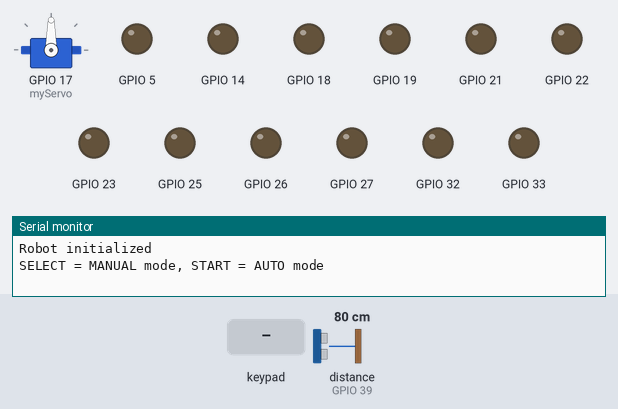
The sketch below on a simulated ESP32. Shown: servo, output pins drawn as LEDs (lit = HIGH), the last lines printed to the serial monitor. The inputs (shaded band) are chosen by the test bench; at power-on: distance to the obstacle (sensor on GPIO 39) 80 cm. The echo pulse lasts 58.3 µs per cm; pins used as bus, display or sensor lines are not drawn.

Above: at 2.2 s.
2.3 s: key '+' pressed
At 2.46 s:
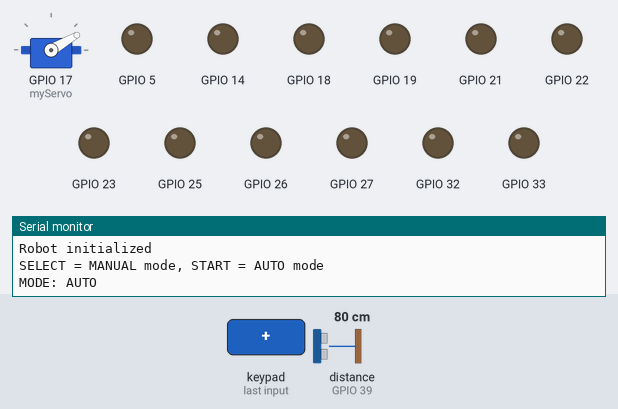
5.3 s: distance to the obstacle (sensor on GPIO 39) set to 46 cm
8.3 s: distance to the obstacle (sensor on GPIO 39) set to 37 cm
At 8.83 s:
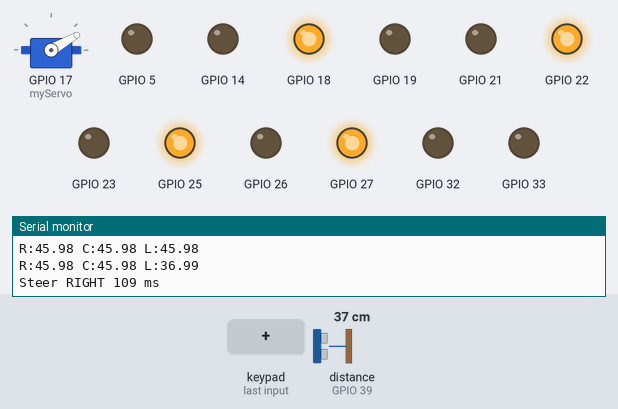
11.3 s: distance to the obstacle (sensor on GPIO 39) set to 28 cm
14.3 s: distance to the obstacle (sensor on GPIO 39) set to 22 cm
At 16.1 s:
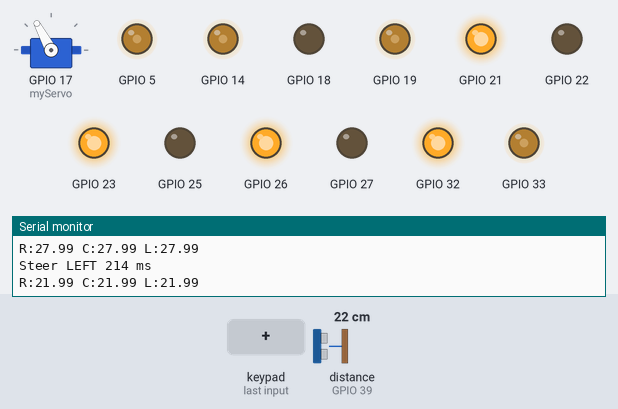
17.3 s: key '-' pressed
At 17.6 s:
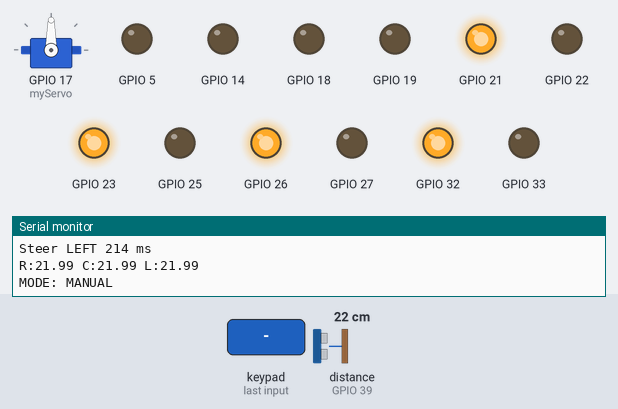
Timing chart, 0 to 19.8 s (numbered marks = the images above; inputs shaded):
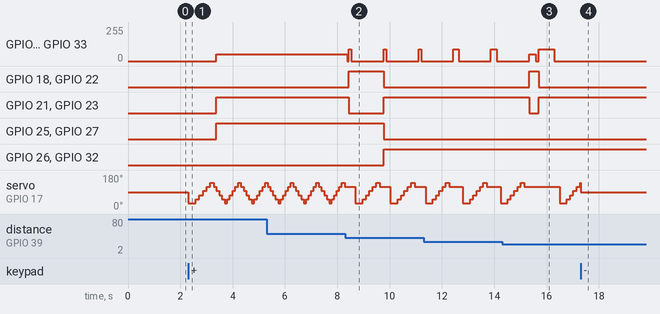

The sketch:

lab3.ino
```cpp
#define CUSTOM_SETTINGS
#define INCLUDE_GAMEPAD_MODULE
#include <DabbleESP32.h>
#include <ESP32Servo.h>

#define TRIG_PIN 13
#define ECHO_PIN 39

const int   MOTOR_SPEED   = 50;
const int   TURN_SPEED    = 90;
const float FRONT_STOP_CM = 25.0;
const float SIDE_WARN_CM  = 40.0;
const float SIDE_MIN_CM   = 12.0;
const float CLEAR_CM      = 35.0;
const int   TURN_90_MS    = 600;
const int   BACKUP_MS     = 250;
const int   SERVO_MIN     = 30;
const int   SERVO_MAX     = 140;
const int   SERVO_STEP    = 10;
const char* BT_NAME       = "Robotic";

const int SCAN_ANGLES[] = {30, 52, 74, 96, 118, 140};
const int NUM_ANGLES    = 6;
float scanDist[NUM_ANGLES];
int   scanIdx = 0;
int   scanDir = 1;
bool  needScan = true;

Servo myServo;
int servoAngle = 90;

bool autoMode = false;
unsigned long lastModeToggle = 0;

bool prevSquare = false;
bool prevCircle = false;

void setup() {
  Serial.begin(115200);

  pinMode(TRIG_PIN, OUTPUT);
  pinMode(ECHO_PIN, INPUT);

  myServo.attach(17);
  setServo(90);

  Dabble.begin(BT_NAME);

  pinMode(25, OUTPUT); pinMode(26, OUTPUT);
  ledcSetup(4, 20000, 8); ledcAttachPin(33, 4);
  pinMode(27, OUTPUT); pinMode(32, OUTPUT);
  ledcSetup(5, 20000, 8); ledcAttachPin(14, 5);
  pinMode(18, OUTPUT); pinMode(21, OUTPUT);
  ledcSetup(6, 20000, 8); ledcAttachPin(5, 6);
  pinMode(22, OUTPUT); pinMode(23, OUTPUT);
  ledcSetup(7, 20000, 8); ledcAttachPin(19, 7);

  for (int i = 0; i < NUM_ANGLES; i++) scanDist[i] = 400.0;

  stopMotors();
  delay(1000);
  Serial.println("Robot initialized");
  Serial.println("SELECT = MANUAL mode, START = AUTO mode");
}

void loop() {
  Dabble.processInput();
  checkModeButtons();

  if (autoMode) {
    autoMode_Navigate();
  } else {
    manualMode_Control();
  }
}

// ===== MODE SWITCHING =====
void checkModeButtons() {
  if (millis() - lastModeToggle < 500) return;

  // SELECT -> MANUAL
  if (GamePad.isSelectPressed() && autoMode) {
    autoMode = false;
    lastModeToggle = millis();
    stopMotors();
    setServo(90);
    Serial.println("MODE: MANUAL");
  }
  // START -> AUTO
  else if (GamePad.isStartPressed() && !autoMode) {
    autoMode = true;
    lastModeToggle = millis();
    stopMotors();
    needScan = true;                  // scan surroundings before moving
    Serial.println("MODE: AUTO");
  }
}

bool waitMs(unsigned long ms) {
  unsigned long t = millis();
  while (millis() - t < ms) {
    Dabble.processInput();
    checkModeButtons();
    if (!autoMode) return false;
    delay(5);
  }
  return true;
}

void setServo(int angle) {
  servoAngle = constrain(angle, SERVO_MIN, SERVO_MAX);
  myServo.write(servoAngle);
}

void manualMode_Control() {
  if (GamePad.isUpPressed())         moveForward();
  else if (GamePad.isDownPressed())  moveBackward();
  else if (GamePad.isLeftPressed())  turnLeft();
  else if (GamePad.isRightPressed()) turnRight();
  else                               stopMotors();

  bool sq = GamePad.isSquarePressed();
  if (sq && !prevSquare) {
    setServo(servoAngle + SERVO_STEP);
    Serial.print("Servo: "); Serial.println(servoAngle);
  }
  prevSquare = sq;

  bool ci = GamePad.isCirclePressed();
  if (ci && !prevCircle) {
    setServo(servoAngle - SERVO_STEP);
    Serial.print("Servo: "); Serial.println(servoAngle);
  }
  prevCircle = ci;

  if (GamePad.isCrossPressed()) {
    setServo(30);
    Serial.println("Servo: 30");
  }
  if (GamePad.isTrianglePressed()) {
    setServo(140);
    Serial.println("Servo: 140");
  }

  delay(20);
}

float minRange(int a, int b) {
  float m = 999.0;
  for (int i = a; i <= b; i++) {
    if (scanDist[i] < m) m = scanDist[i];
  }
  return m;
}

bool fullScan() {
  for (int i = 0; i < NUM_ANGLES; i++) {
    setServo(SCAN_ANGLES[i]);
    if (!waitMs(i == 0 ? 250 : 100)) return false;
    scanDist[i] = measureDistance();
  }
  scanIdx = NUM_ANGLES - 2;
  scanDir = -1;
  return true;
}

void autoMode_Navigate() {
  if (needScan) {
    stopMotors();
    if (!fullScan()) return;
    needScan = false;
  }

  setServo(SCAN_ANGLES[scanIdx]);
  if (!waitMs(70)) return;
  scanDist[scanIdx] = measureDistance();

  if (scanIdx + scanDir < 0 || scanIdx + scanDir >= NUM_ANGLES) scanDir = -scanDir;
  scanIdx += scanDir;

  float right  = minRange(0, 1);
  float center = minRange(2, 3);
  float left   = minRange(4, 5);

  Serial.print("R:"); Serial.print(right);
  Serial.print(" C:"); Serial.print(center);
  Serial.print(" L:"); Serial.println(left);

  if (center < FRONT_STOP_CM) {
    avoidFront();
    return;
  }

  bool rightClose = right < SIDE_WARN_CM;
  bool leftClose  = left  < SIDE_WARN_CM;

  if (rightClose && (!leftClose || right <= left)) {
    steerAway(true, right);
  } else if (leftClose) {
    steerAway(false, left);
  } else {
    moveForward();
  }
}

void avoidFront() {
  stopMotors();
  if (!waitMs(100)) return;

  moveBackward();
  if (!waitMs(BACKUP_MS)) return;
  stopMotors();
  if (!waitMs(100)) return;

  while (autoMode) {
    turnLeft();
    if (!waitMs(TURN_90_MS)) return;
    stopMotors();
    if (!waitMs(200)) return;

    if (!fullScan()) return;
    float front = minRange(2, 3);
    Serial.print("After turn, front: "); Serial.println(front);
    if (front >= CLEAR_CM) break;
  }
  needScan = false;
}

void steerAway(bool goLeft, float dist) {
  float d = dist;
  if (d < SIDE_MIN_CM)  d = SIDE_MIN_CM;
  if (d > SIDE_WARN_CM) d = SIDE_WARN_CM;

  float closeness = (SIDE_WARN_CM - d) / (SIDE_WARN_CM - SIDE_MIN_CM);
  int minMs = TURN_90_MS / 8;         // small nudge
  int maxMs = (TURN_90_MS * 2) / 3;   // about 60 degrees
  int ms = minMs + (int)(closeness * (maxMs - minMs));

  Serial.print(goLeft ? "Steer LEFT " : "Steer RIGHT ");
  Serial.print(ms); Serial.println(" ms");

  stopMotors();
  if (!waitMs(60)) return;

  if (goLeft) turnLeft(); else turnRight();
  if (!waitMs(ms)) return;
  stopMotors();
  if (!waitMs(150)) return;

  fullScan();
}

// ===== ULTRASONIC =====
float readOnce() {
  digitalWrite(TRIG_PIN, LOW);
  delayMicroseconds(2);
  digitalWrite(TRIG_PIN, HIGH);
  delayMicroseconds(10);
  digitalWrite(TRIG_PIN, LOW);

  long duration = pulseIn(ECHO_PIN, HIGH, 25000);
  if (duration == 0) return 400.0;    // no echo
  return (duration * 0.0343) / 2.0;
}

float measureDistance() {
  float a = readOnce(); delay(8);
  float b = readOnce(); delay(8);
  float c = readOnce();
  if ((a <= b && b <= c) || (c <= b && b <= a)) return b;
  if ((b <= a && a <= c) || (c <= a && a <= b)) return a;
  return c;
}

// ===== MOTOR CONTROL =====
void moveForward() {
  ledcWrite(4, MOTOR_SPEED); digitalWrite(25, HIGH); digitalWrite(26, LOW);
  ledcWrite(5, MOTOR_SPEED); digitalWrite(27, HIGH); digitalWrite(32, LOW);
  ledcWrite(6, MOTOR_SPEED); digitalWrite(18, LOW);  digitalWrite(21, HIGH);
  ledcWrite(7, MOTOR_SPEED); digitalWrite(22, LOW);  digitalWrite(23, HIGH);
}

void moveBackward() {
  ledcWrite(4, MOTOR_SPEED); digitalWrite(25, LOW);  digitalWrite(26, HIGH);
  ledcWrite(5, MOTOR_SPEED); digitalWrite(27, LOW);  digitalWrite(32, HIGH);
  ledcWrite(6, MOTOR_SPEED); digitalWrite(18, HIGH); digitalWrite(21, LOW);
  ledcWrite(7, MOTOR_SPEED); digitalWrite(22, HIGH); digitalWrite(23, LOW);
}

void turnLeft() {
  ledcWrite(4, TURN_SPEED); digitalWrite(25, LOW);  digitalWrite(26, HIGH);
  ledcWrite(5, TURN_SPEED); digitalWrite(27, LOW);  digitalWrite(32, HIGH);
  ledcWrite(6, TURN_SPEED); digitalWrite(18, LOW);  digitalWrite(21, HIGH);
  ledcWrite(7, TURN_SPEED); digitalWrite(22, LOW);  digitalWrite(23, HIGH);
}

void turnRight() {
  ledcWrite(4, TURN_SPEED); digitalWrite(25, HIGH); digitalWrite(26, LOW);
  ledcWrite(5, TURN_SPEED); digitalWrite(27, HIGH); digitalWrite(32, LOW);
  ledcWrite(6, TURN_SPEED); digitalWrite(18, HIGH); digitalWrite(21, LOW);
  ledcWrite(7, TURN_SPEED); digitalWrite(22, HIGH); digitalWrite(23, LOW);
}

void stopMotors() {
  ledcWrite(4, 0);
  ledcWrite(5, 0);
  ledcWrite(6, 0);
  ledcWrite(7, 0);
}
```

Measured:
- the behaviour switches between 41 and 40 cm on distance to the obstacle (sensor on GPIO 39) (found by bisection; images 1 and 2)
- the behaviour switches between 26 and 25 cm on distance to the obstacle (sensor on GPIO 39) (found by bisection; images 2 and 3)
- after the input at 2.3 s, GPIO 5, GPIO 14, GPIO 19, GPIO 33: 0/255 → 50/255 after 1.1 s; GPIO 21, GPIO 23, GPIO 25, GPIO 27: LOW → HIGH after 1.1 s; servo on GPIO 17 (myServo): 90° → 30° at once, then repeats every 1.2 s: 52° 0.13 s, 74° 0.14 s, 96° 0.14 s, 118° 0.14 s, 140° 0.14 s, 118° 0.10 s, 96° 0.10 s, 74° 0.10 s, 52° 0.10 s, 30° 0.10 s
- after the input at 8.3 s, GPIO 5, GPIO 14, GPIO 19, GPIO 33: 50/255 → 0/255 after 0.07 s, then repeats every 1.3 s: 90/255 0.11 s, 0/255 1.2 s; GPIO 18, GPIO 22: LOW → HIGH after 0.13 s, → LOW 1.3 s later; GPIO 21, GPIO 23: HIGH → LOW after 0.13 s, → HIGH 1.3 s later; GPIO 25, GPIO 27: HIGH → LOW after 1.5 s; GPIO 26, GPIO 32: LOW → HIGH after 1.5 s
- after the input at 14.3 s, GPIO 18, GPIO 22: LOW → HIGH after 1.0 s, → LOW 0.36 s later; GPIO 21, GPIO 23: HIGH → LOW after 1.0 s, → HIGH 0.36 s later
- after the input at 17.3 s, GPIO 5, GPIO 14, GPIO 19, GPIO 33: stops changing and stays 0/255
